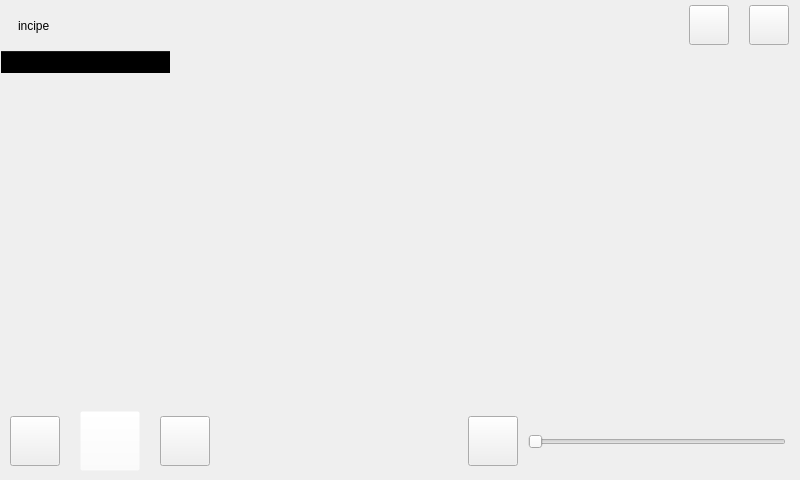
<?xml version="1.0" encoding="UTF-8"?>
<ui version="4.0">
 <class>Music</class>
 <widget class="QWidget" name="Music">
  <property name="geometry">
   <rect>
    <x>0</x>
    <y>0</y>
    <width>800</width>
    <height>480</height>
   </rect>
  </property>
  <property name="minimumSize">
   <size>
    <width>800</width>
    <height>480</height>
   </size>
  </property>
  <property name="maximumSize">
   <size>
    <width>800</width>
    <height>480</height>
   </size>
  </property>
  <property name="windowTitle">
   <string>Music</string>
  </property>
  <property name="windowIcon">
   <iconset resource="picture/picture.qrc">
    <normaloff>:/music.png</normaloff>:/music.png</iconset>
  </property>
  <widget class="QWidget" name="widget" native="true">
   <property name="geometry">
    <rect>
     <x>8</x>
     <y>0</y>
     <width>791</width>
     <height>51</height>
    </rect>
   </property>
   <layout class="QHBoxLayout" name="horizontalLayout">
    <property name="spacing">
     <number>0</number>
    </property>
    <property name="leftMargin">
     <number>0</number>
    </property>
    <property name="topMargin">
     <number>0</number>
    </property>
    <property name="rightMargin">
     <number>0</number>
    </property>
    <property name="bottomMargin">
     <number>0</number>
    </property>
    <item>
     <spacer name="horizontalSpacer_13">
      <property name="orientation">
       <enum>Qt::Horizontal</enum>
      </property>
      <property name="sizeType">
       <enum>QSizePolicy::Fixed</enum>
      </property>
      <property name="sizeHint" stdset="0">
       <size>
        <width>10</width>
        <height>20</height>
       </size>
      </property>
     </spacer>
    </item>
    <item>
     <widget class="QLabel" name="label">
      <property name="text">
       <string>incipe</string>
      </property>
     </widget>
    </item>
    <item>
     <spacer name="horizontalSpacer">
      <property name="orientation">
       <enum>Qt::Horizontal</enum>
      </property>
      <property name="sizeHint" stdset="0">
       <size>
        <width>40</width>
        <height>20</height>
       </size>
      </property>
     </spacer>
    </item>
    <item>
     <widget class="QPushButton" name="skin">
      <property name="minimumSize">
       <size>
        <width>40</width>
        <height>40</height>
       </size>
      </property>
      <property name="maximumSize">
       <size>
        <width>40</width>
        <height>40</height>
       </size>
      </property>
      <property name="styleSheet">
       <string notr="true">border-image: url(:/skin.png);</string>
      </property>
      <property name="text">
       <string/>
      </property>
     </widget>
    </item>
    <item>
     <spacer name="horizontalSpacer_12">
      <property name="orientation">
       <enum>Qt::Horizontal</enum>
      </property>
      <property name="sizeType">
       <enum>QSizePolicy::Fixed</enum>
      </property>
      <property name="sizeHint" stdset="0">
       <size>
        <width>20</width>
        <height>20</height>
       </size>
      </property>
     </spacer>
    </item>
    <item>
     <widget class="QPushButton" name="back">
      <property name="minimumSize">
       <size>
        <width>40</width>
        <height>40</height>
       </size>
      </property>
      <property name="maximumSize">
       <size>
        <width>40</width>
        <height>40</height>
       </size>
      </property>
      <property name="styleSheet">
       <string notr="true">border-image: url(:/fork.png);</string>
      </property>
      <property name="text">
       <string/>
      </property>
     </widget>
    </item>
    <item>
     <spacer name="horizontalSpacer_14">
      <property name="orientation">
       <enum>Qt::Horizontal</enum>
      </property>
      <property name="sizeType">
       <enum>QSizePolicy::Fixed</enum>
      </property>
      <property name="sizeHint" stdset="0">
       <size>
        <width>10</width>
        <height>20</height>
       </size>
      </property>
     </spacer>
    </item>
   </layout>
  </widget>
  <widget class="QWidget" name="widget_2" native="true">
   <property name="geometry">
    <rect>
     <x>0</x>
     <y>411</y>
     <width>801</width>
     <height>61</height>
    </rect>
   </property>
   <layout class="QHBoxLayout" name="horizontalLayout_2">
    <property name="spacing">
     <number>0</number>
    </property>
    <property name="leftMargin">
     <number>0</number>
    </property>
    <property name="topMargin">
     <number>0</number>
    </property>
    <property name="rightMargin">
     <number>0</number>
    </property>
    <property name="bottomMargin">
     <number>0</number>
    </property>
    <item>
     <spacer name="horizontalSpacer_2">
      <property name="orientation">
       <enum>Qt::Horizontal</enum>
      </property>
      <property name="sizeType">
       <enum>QSizePolicy::Fixed</enum>
      </property>
      <property name="sizeHint" stdset="0">
       <size>
        <width>10</width>
        <height>20</height>
       </size>
      </property>
     </spacer>
    </item>
    <item>
     <widget class="QPushButton" name="pre">
      <property name="minimumSize">
       <size>
        <width>50</width>
        <height>50</height>
       </size>
      </property>
      <property name="maximumSize">
       <size>
        <width>50</width>
        <height>50</height>
       </size>
      </property>
      <property name="styleSheet">
       <string notr="true">border-image: url(:/pre.png);</string>
      </property>
      <property name="text">
       <string/>
      </property>
     </widget>
    </item>
    <item>
     <spacer name="horizontalSpacer_3">
      <property name="orientation">
       <enum>Qt::Horizontal</enum>
      </property>
      <property name="sizeType">
       <enum>QSizePolicy::Fixed</enum>
      </property>
      <property name="sizeHint" stdset="0">
       <size>
        <width>20</width>
        <height>20</height>
       </size>
      </property>
     </spacer>
    </item>
    <item>
     <widget class="QPushButton" name="play">
      <property name="minimumSize">
       <size>
        <width>60</width>
        <height>60</height>
       </size>
      </property>
      <property name="maximumSize">
       <size>
        <width>60</width>
        <height>60</height>
       </size>
      </property>
      <property name="styleSheet">
       <string notr="true">background-color: rgba(255, 255, 255, 0);</string>
      </property>
      <property name="text">
       <string/>
      </property>
      <property name="icon">
       <iconset resource="picture/picture.qrc">
        <normaloff>:/play.png</normaloff>:/play.png</iconset>
      </property>
      <property name="iconSize">
       <size>
        <width>50</width>
        <height>50</height>
       </size>
      </property>
     </widget>
    </item>
    <item>
     <spacer name="horizontalSpacer_4">
      <property name="orientation">
       <enum>Qt::Horizontal</enum>
      </property>
      <property name="sizeType">
       <enum>QSizePolicy::Fixed</enum>
      </property>
      <property name="sizeHint" stdset="0">
       <size>
        <width>20</width>
        <height>20</height>
       </size>
      </property>
     </spacer>
    </item>
    <item>
     <widget class="QPushButton" name="next">
      <property name="minimumSize">
       <size>
        <width>50</width>
        <height>50</height>
       </size>
      </property>
      <property name="maximumSize">
       <size>
        <width>50</width>
        <height>50</height>
       </size>
      </property>
      <property name="styleSheet">
       <string notr="true">border-image: url(:/next.png);</string>
      </property>
      <property name="text">
       <string/>
      </property>
     </widget>
    </item>
    <item>
     <spacer name="horizontalSpacer_5">
      <property name="orientation">
       <enum>Qt::Horizontal</enum>
      </property>
      <property name="sizeHint" stdset="0">
       <size>
        <width>40</width>
        <height>20</height>
       </size>
      </property>
     </spacer>
    </item>
    <item>
     <widget class="QPushButton" name="pushButton">
      <property name="minimumSize">
       <size>
        <width>50</width>
        <height>50</height>
       </size>
      </property>
      <property name="maximumSize">
       <size>
        <width>50</width>
        <height>50</height>
       </size>
      </property>
      <property name="styleSheet">
       <string notr="true">border-image: url(:/volume.png);</string>
      </property>
      <property name="text">
       <string/>
      </property>
     </widget>
    </item>
    <item>
     <spacer name="horizontalSpacer_7">
      <property name="orientation">
       <enum>Qt::Horizontal</enum>
      </property>
      <property name="sizeType">
       <enum>QSizePolicy::Fixed</enum>
      </property>
      <property name="sizeHint" stdset="0">
       <size>
        <width>10</width>
        <height>20</height>
       </size>
      </property>
     </spacer>
    </item>
    <item>
     <widget class="QSlider" name="slider">
      <property name="orientation">
       <enum>Qt::Horizontal</enum>
      </property>
     </widget>
    </item>
    <item>
     <spacer name="horizontalSpacer_8">
      <property name="orientation">
       <enum>Qt::Horizontal</enum>
      </property>
      <property name="sizeType">
       <enum>QSizePolicy::Fixed</enum>
      </property>
      <property name="sizeHint" stdset="0">
       <size>
        <width>5</width>
        <height>20</height>
       </size>
      </property>
     </spacer>
    </item>
    <item>
     <spacer name="horizontalSpacer_6">
      <property name="orientation">
       <enum>Qt::Horizontal</enum>
      </property>
      <property name="sizeType">
       <enum>QSizePolicy::Fixed</enum>
      </property>
      <property name="sizeHint" stdset="0">
       <size>
        <width>10</width>
        <height>20</height>
       </size>
      </property>
     </spacer>
    </item>
   </layout>
  </widget>
  <widget class="QTableWidget" name="tableWidget">
   <property name="geometry">
    <rect>
     <x>0</x>
     <y>50</y>
     <width>171</width>
     <height>361</height>
    </rect>
   </property>
   <property name="styleSheet">
    <string notr="true">background-color: rgba(255, 255, 255, 0);
background-color: rgba(255, 255, 255, 0);</string>
   </property>
   <attribute name="horizontalHeaderStretchLastSection">
    <bool>true</bool>
   </attribute>
   <column>
    <property name="text">
     <string>歌曲</string>
    </property>
   </column>
  </widget>
 </widget>
 <resources>
  <include location="picture/picture.qrc"/>
 </resources>
 <connections/>
</ui>
